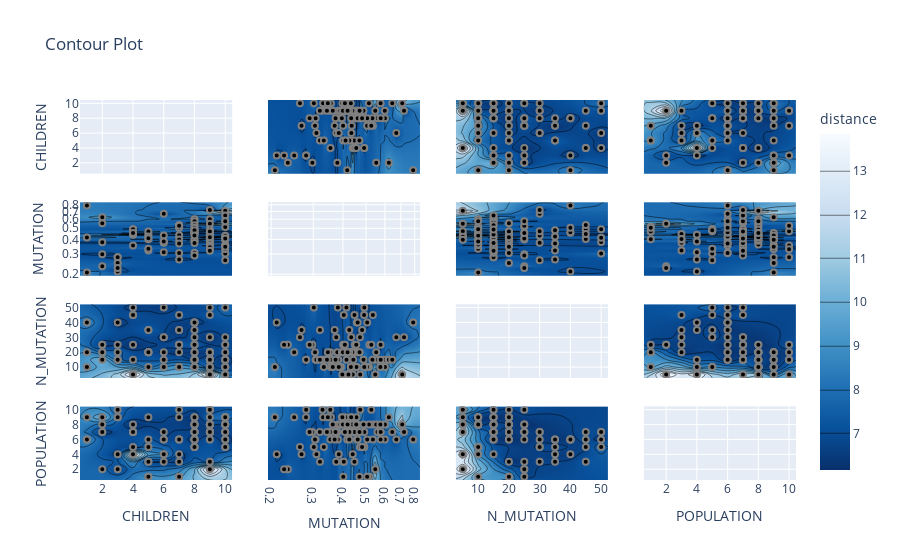

The code cell stored with this chart in its notebook:
### Code cell
# Plotting countour plot that shows coorelation between parameters
fig = optuna.visualization.plot_contour(study, target_name="distance")
fig.show()
